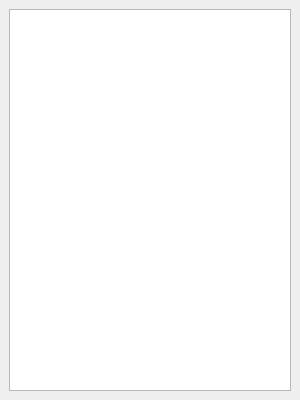
<?xml version="1.0" encoding="UTF-8"?>
<ui version="4.0">
 <class>ProjectListDockWidget</class>
 <widget class="QDockWidget" name="ProjectListDockWidget">
  <property name="geometry">
   <rect>
    <x>0</x>
    <y>0</y>
    <width>300</width>
    <height>400</height>
   </rect>
  </property>
  <property name="sizePolicy">
   <sizepolicy hsizetype="Expanding" vsizetype="Expanding">
    <horstretch>0</horstretch>
    <verstretch>0</verstretch>
   </sizepolicy>
  </property>
  <property name="windowTitle">
   <string>Projects</string>
  </property>
  <widget class="QWidget" name="dockWidgetContents">
   <layout class="QVBoxLayout" name="verticalLayout">
    <item>
     <widget class="QListWidget" name="listWidgetProjects">
      <property name="mouseTracking">
       <bool>true</bool>
      </property>
      <property name="contextMenuPolicy">
       <enum>Qt::DefaultContextMenu</enum>
      </property>
      <property name="alternatingRowColors">
       <bool>true</bool>
      </property>
      <property name="selectionMode">
       <enum>QAbstractItemView::SingleSelection</enum>
      </property>
      <property name="movement">
       <enum>QListView::Static</enum>
      </property>
      <property name="sortingEnabled">
       <bool>false</bool>
      </property>
     </widget>
    </item>
   </layout>
  </widget>
 </widget>
 <resources/>
 <connections>
  <connection>
   <sender>listWidgetProjects</sender>
   <signal>itemDoubleClicked(QListWidgetItem*)</signal>
   <receiver>ProjectListDockWidget</receiver>
   <slot>listWidgetClicked(QListWidgetItem*)</slot>
   <hints>
    <hint type="sourcelabel">
     <x>199</x>
     <y>173</y>
    </hint>
    <hint type="destinationlabel">
     <x>199</x>
     <y>163</y>
    </hint>
   </hints>
  </connection>
 </connections>
 <slots>
  <slot>contextMenuRequested(QPoint)</slot>
  <slot>listWidgetClicked(QListWidgetItem*)</slot>
 </slots>
</ui>
